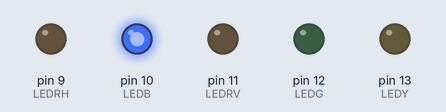
Bench run of a sketch on a simulated Arduino Uno, built with avr-gcc and run on an emulated ATmega328P. On the bench: output pins drawn as LEDs (lit = HIGH).

Above: at 0.1 s.
At 0.5 s:
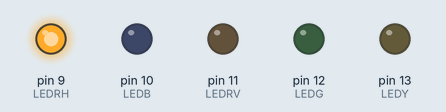
At 0.9 s:
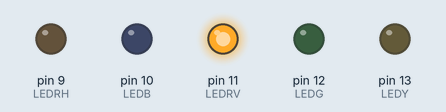
At 1.3 s:
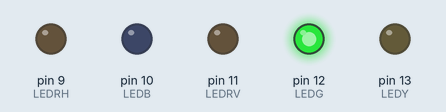
At 2.7 s:
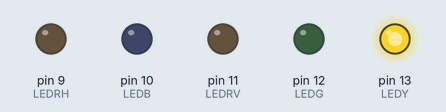
Timing chart, 0 to 3.0 s (numbered marks = the images above):
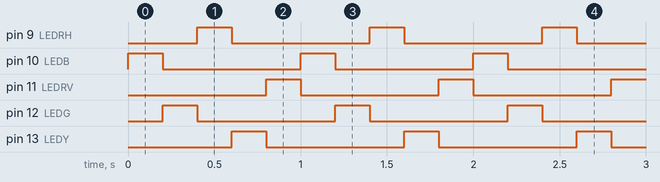

The sketch:

Arduinocode.ino
```cpp
#define LEDY 13 // One lamp
#define LEDG 12 // Another lamp
#define LEDRV 11 // Another another lamp
#define LEDB 10 // Another another another lamp
#define LEDRH 9 // Another another another another lamp

void setup() {
  pinMode(LEDY, OUTPUT); // One lamp
  pinMode(LEDG, OUTPUT); // Another lamp
  pinMode(LEDRV, OUTPUT); // Another another lamp
  pinMode(LEDB, OUTPUT); // Another another another lamp
  pinMode(LEDRH, OUTPUT); // Another another another another lamp
}

void loop() {
  digitalWrite(LEDB, HIGH); // Turning on one lamp
  delay(200); // One delay
  digitalWrite(LEDB, LOW); // Turning off one lamp
  digitalWrite(LEDG, HIGH); // Turning on another lamp
  delay(200); // Another delay
  digitalWrite(LEDG, LOW); // Turning off another lamp
  digitalWrite(LEDRH, HIGH); // Turning on another another lamp
  delay(200); // Another another delay
  digitalWrite(LEDRH, LOW); // Turning off another another lamp
  digitalWrite(LEDY, HIGH); // Turning on another another another lamp
  delay(200); // Another another another delay
  digitalWrite(LEDY, LOW); // Turning off another another another lamp
  digitalWrite(LEDRV, HIGH); // Turning on another another another another lamp
  delay(200); // Another another another another delay
  digitalWrite(LEDRV, LOW); // Turning off another another another another lamp

}
```

Measured:
- by itself, pin 9 (LEDRH), pin 10 (LEDB), pin 11 (LEDRV), pin 12 (LEDG), pin 13 (LEDY): alternates HIGH for 0.20 s and LOW for 0.80 s
- by itself, everything shown: repeats every 1.0 s, in 5 steps
